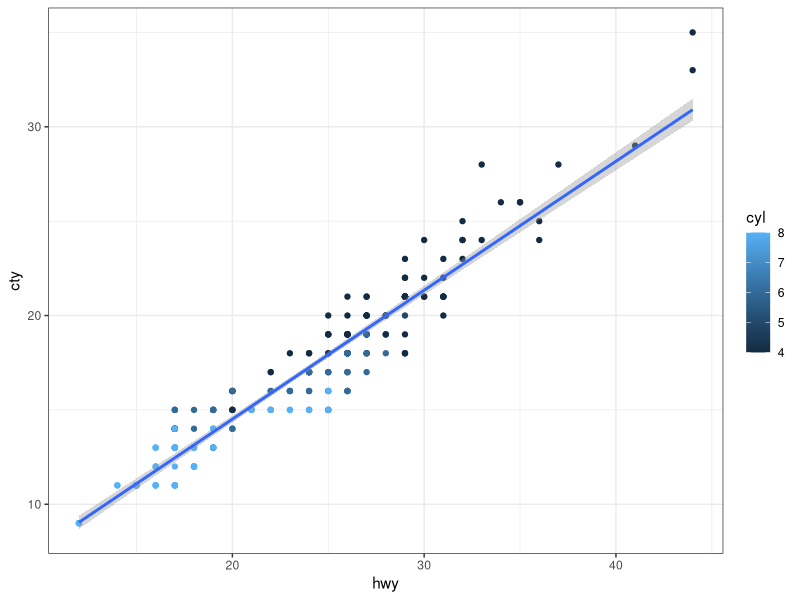
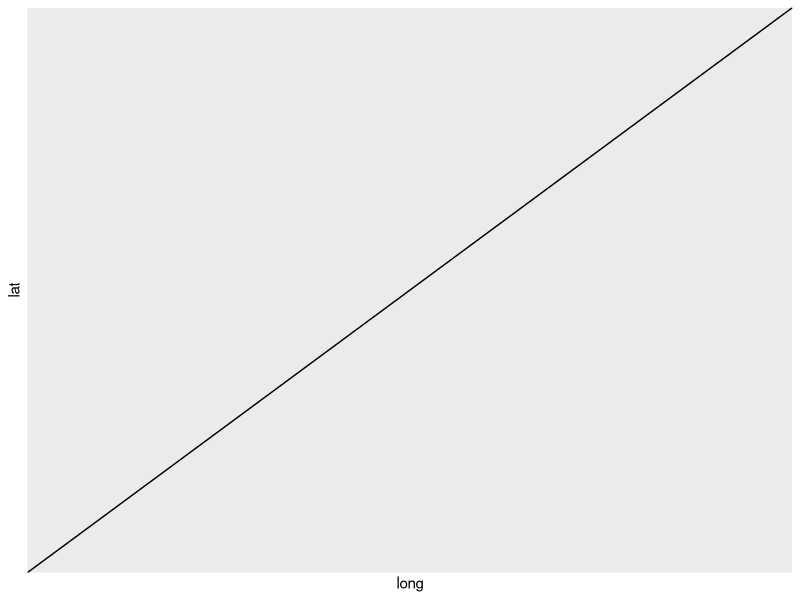
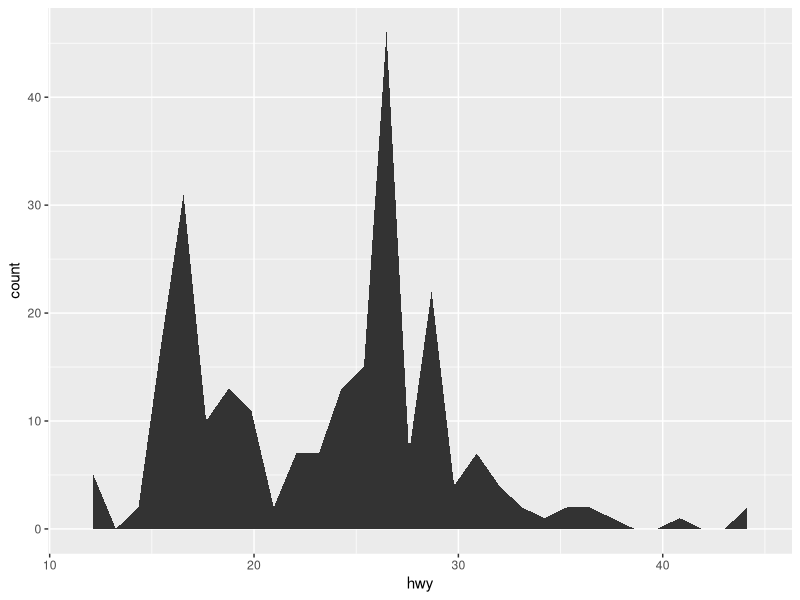
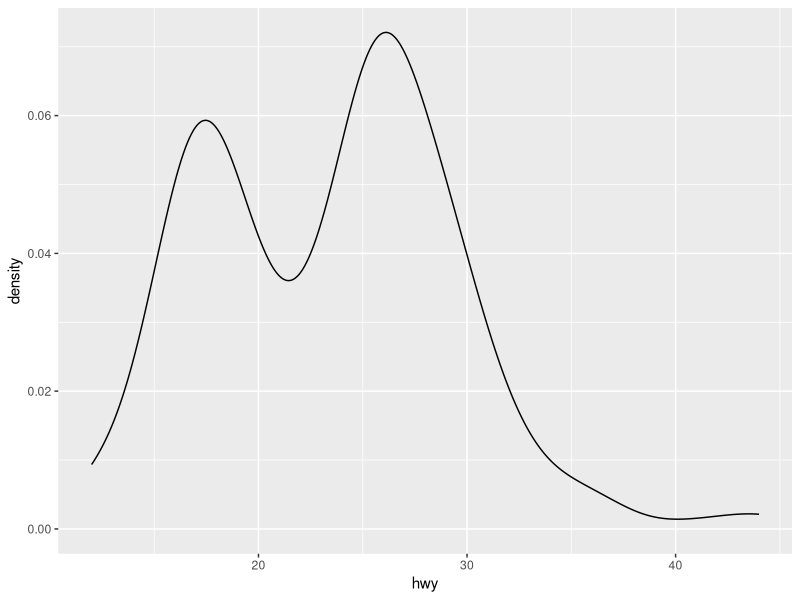
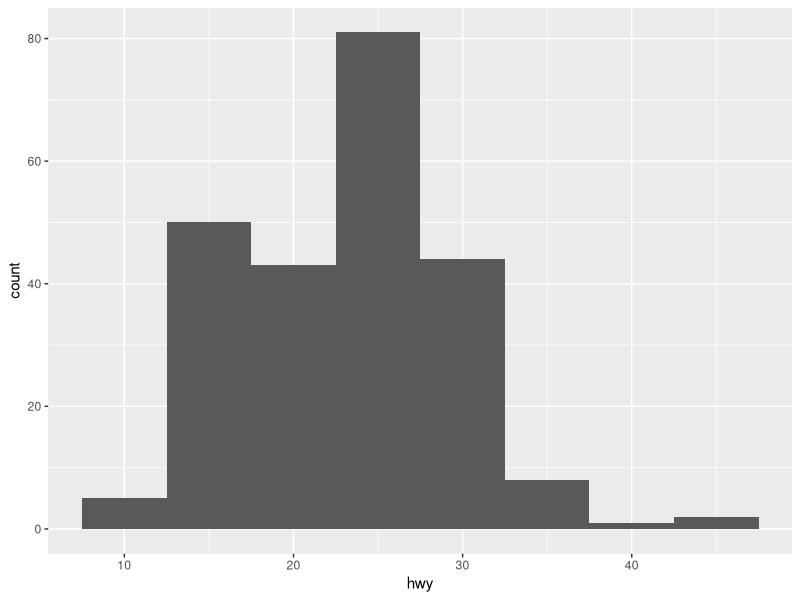
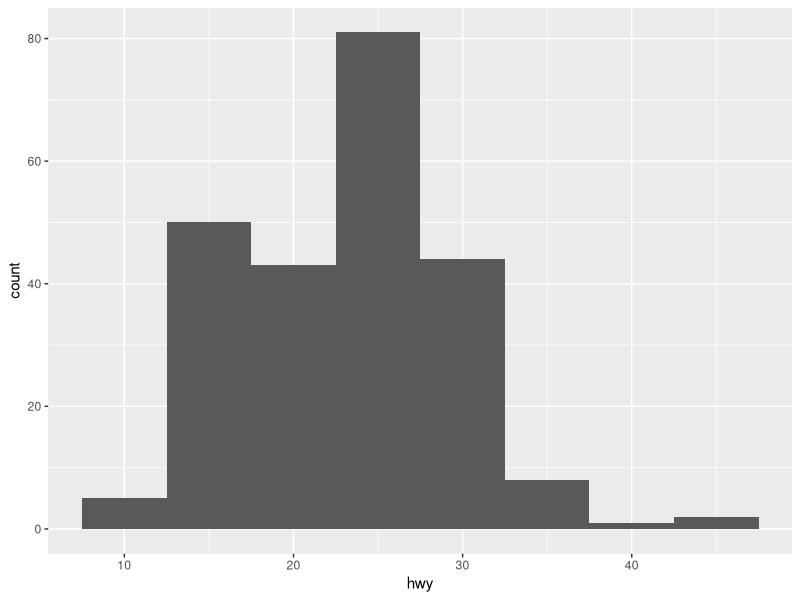
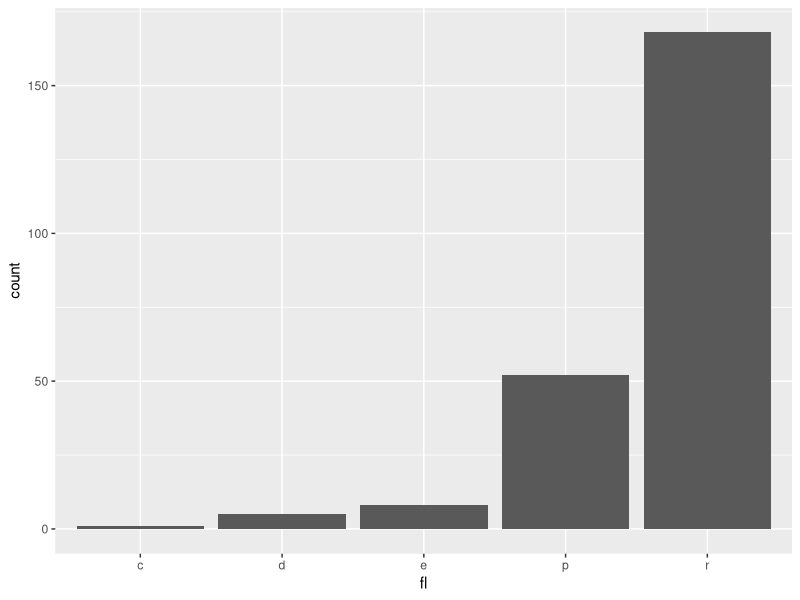
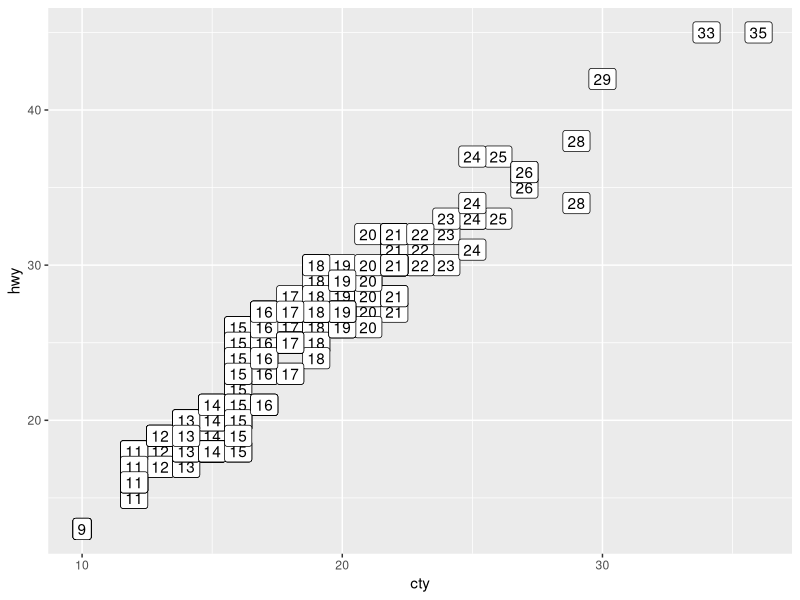

Source code (R) for these figures, in order:
library(tidyverse)

# https://github.com/rstudio/cheatsheets/raw/master/data-visualization-2.1.pdf

ggplot(mpg, aes(hwy, cty)) +  #data and aesthetics (x,y) her's another change
  geom_point(aes(color = cyl)) + #add a layer element with "+"
  geom_smooth(method ="lm") + #layer = geom + default stat + layer-specific mappings
  coord_cartesian() + #additional elements
  scale_color_gradient() +
  theme_bw()

#line segments
b <- ggplot(seals, (aes(x=long, y=lat)))
b + geom_abline(aes(intercept=0, slope=1))

#one variable continuous
c <- ggplot(mpg, aes(x=hwy))

c + geom_area(stat = "bin")
c + geom_density(kernel = "gaussian")
c + geom_histogram(binwidth = 5) 

#you can add the aesthetic into the layer
c2 <- ggplot(mpg)
c2 + geom_histogram(aes(x = hwy), binwidth = 5)

#one variable discrete
d <- ggplot(mpg, aes(fl))
d + geom_bar()

#two variables; continuous x, y
e <- ggplot(mpg, aes(cty, hwy))

e + geom_label(aes(label = cty), nudge_x = 1,
               nudge_y = 1, check_overlap = TRUE) 
e + geom_jitter(height = 2, width = 2)

e + geom_point()
e + geom_quantile()
e + geom_rug(sides = "bl")
e + geom_smooth(method = lm)
e + geom_text(aes(label = cty), nudge_x = 1,
              nudge_y = 1, check_overlap = TRUE)


#discrete x , continuous y
f <- ggplot(mpg, aes(class, hwy))
f + geom_col()
f + geom_boxplot()
f + geom_dotplot(binaxis = "y", stackdir =
                   "center")
f + geom_violin(scale = "area")

#Three variables
seals$z <- with(seals, sqrt(delta_long^2 + delta_lat^2))
l <- ggplot(seals, aes(long, lat))
l + geom_contour(aes(z = z))
